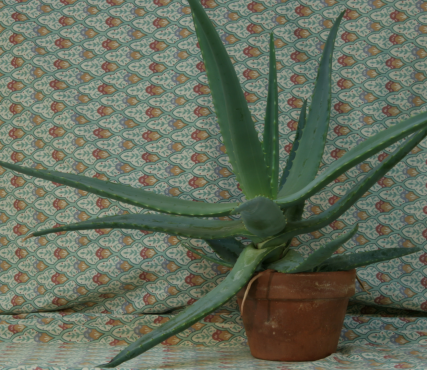
#> input picture Aloe/Aloe_left_1.png, 427 x 370 px
$ python 'problem_2&3.py'
#> lines starting #> are read from the running program, lines starting #| are printed output that depends on the picture
#> further down, left is the input picture: shape (370, 427, 3); mean B, G, R 91.9, 108.9, 100.1
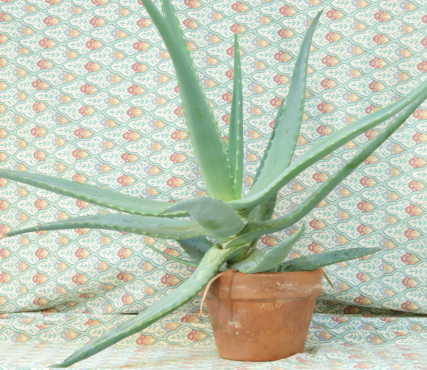
#> input picture Aloe/Aloe_right_2.png, 427 x 370 px
#> further down, right is the input picture: shape (370, 427, 3); mean B, G, R 180.6, 199.7, 190
import cv2
import numpy as np


def l1_distance(x, y):
    return abs(x - y)


def l2_distance(x, y):
    return (x - y) ** 2


def window_based_matching_l1(left_img, right_img, disparity_range, kernel_size=5, save_result=True):
    # Read left, right images then convert to grayscale
#> called with left_img = 'Aloe/Aloe_left_1.png', right_img = 'Aloe/Aloe_right_2.png', disparity_range = 64, kernel_size = 3, save_result = True
    left = cv2.imread(left_img, 0)
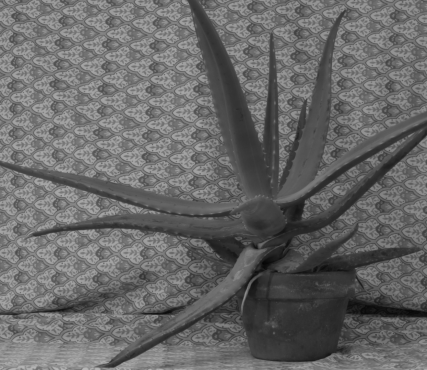
#> left: shape (370, 427); min 4, max 184, mean 103.8
    right = cv2.imread(right_img, 0)
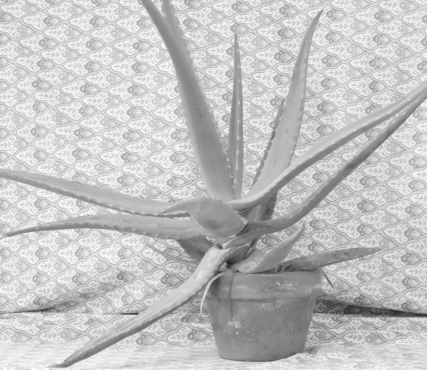
#> right: shape (370, 427); min 31, max 253, mean 194.2

    # Check if images were loaded correctly
    if left is None:
        print(f"Error: Could not load image at {left_img}")
        return
    if right is None:
        print(f"Error: Could not load image at {right_img}")
        return

    left = left.astype(np.float32)
    right = right.astype(np.float32)

    height, width = left.shape[:2]
#> height = 370; width = 427

    # Create blank disparity map
    depth = np.zeros((height, width), np.uint8)

    kernel_half = int((kernel_size - 1) / 2)
    scale = 3
    max_value = 255 * kernel_size * kernel_size

    for y in range(kernel_half, height - kernel_half):
        for x in range(kernel_half, width - kernel_half):
            # Find j where cost has minimum value
            disparity = 0
            cost_min = max_value

            for j in range(disparity_range):
                total = 0
                value = 0

                for v in range(-kernel_half, kernel_half + 1):
                    for u in range(-kernel_half, kernel_half + 1):
                        value = max_value
                        if (x + u - j) >= 0:
                            value = l1_distance(
                                int(left[y + v, x + u]), int(right[y + v, (x + u) - j]))
                        total += value

                if total < cost_min:
                    cost_min = total
                    disparity = j

            # Let depth at (y, x) = j (disparity)
            # Multiply by a scale factor for visualization purpose
            depth[y, x] = disparity * scale
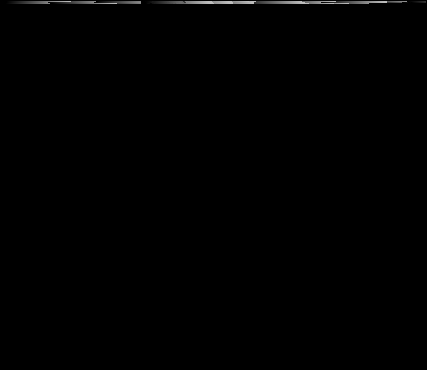
#> depth: shape (370, 427); min 0, max 189, mean 0.8

    if save_result:
        print('Saving result...')
        # Save results
        cv2.imwrite('window_based_l1.png', depth)
        cv2.imwrite('window_based_l1_color.png',
                    cv2.applyColorMap(depth, cv2.COLORMAP_JET))

    print('Done.')

    return depth, cv2.applyColorMap(depth, cv2.COLORMAP_JET)


# [62 lines left out: function window_based_matching_l2, not called in this run]


left_img_path = 'Aloe/Aloe_left_1.png'
# Uncomment for Problem 2
# right_img_path = 'Aloe/Aloe_right_1.png'
# Problem 3
# Remember to comment this when uncomment problem 2
right_img_path = 'Aloe/Aloe_right_2.png'
disparity_range = 64
kernel_size = 3

left = cv2.imread(left_img_path)
right = cv2.imread(right_img_path)

# Check if images were loaded correctly
if left is None:
    print(f"Error: Could not load image at {left_img_path}")
else:
    cv2.imshow('Left Image', left)

if right is None:
    print(f"Error: Could not load image at {right_img_path}")
else:
    cv2.imshow('Right Image', right)

if left is not None and right is not None:
    cv2.waitKey(0)
    cv2.destroyAllWindows()

    # L1 Result
#> (the run stopped early here; a loop or call above may not have finished)
